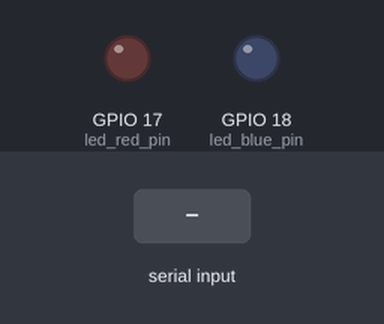
Bench run of a program on a simulated Raspberry Pi (BCM pin numbers). On the bench: output pins drawn as LEDs (lit = HIGH). The test bench sets the inputs (shaded band). What the program prints to the terminal is not drawn.

Above: at 1.2 s.
1.3 s: "n" typed at the terminal, then Enter
At 1.8 s:
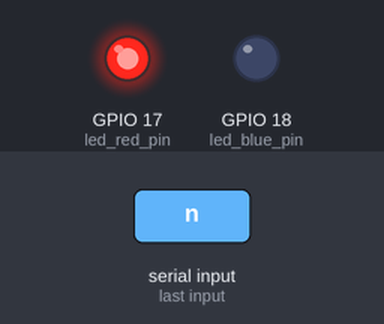
2.8 s: "5" typed at the terminal, then Enter
At 4.0 s:
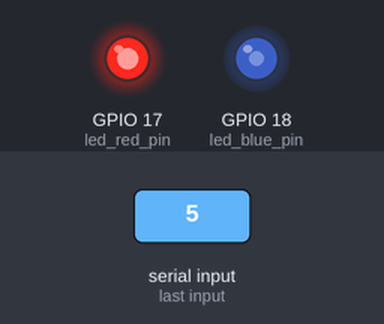
4.3 s: "f" typed at the terminal, then Enter
At 5.3 s:
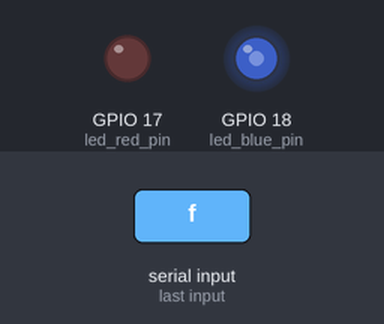
5.8 s: "t" typed at the terminal, then Enter
At 6.4 s:
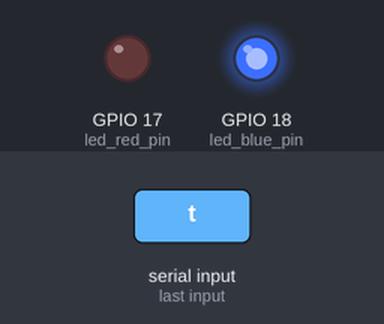
7.3 s: "n" typed at the terminal, then Enter
At 7.6 s:
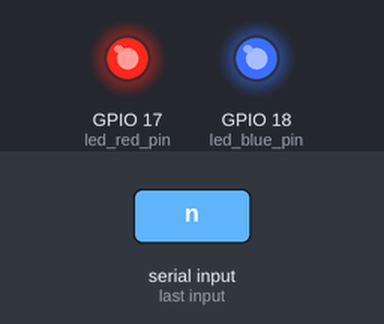
Timing chart, 0 to 9.8 s (numbered marks = the images above; inputs shaded):
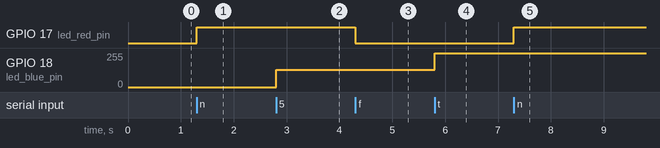

The program:

test7.py
```python
# 문제 풀이7
# 사용자 입력 다중 출력

# 라즈베리파이 보드의 GPIO 17번 LED 연결
# 라즈베리파이 보드의 GPIO 18번 LED 연결

# 사용자가 확인 할 수 있도록 처음에 print로 menu를 만들고 아래 로직을 만들어 주세요.

# n입력은 첫번째 LED 켜기
# F입력은 첫번쨰 LED 끄기
# 0입력은 두번째 LED 밝기 0%
# 5입력은 두번째 LED 밝기 50%
# t입력은 두번째 LED 밝기 100%
import RPi.GPIO as GPIO
import time

led_red_pin = 17
led_blue_pin = 18

GPIO.setmode(GPIO.BCM)

GPIO.setup(led_red_pin, GPIO.OUT)
GPIO.setup(led_blue_pin, GPIO.OUT)


GPIO.output(led_red_pin, False)

pwm_blue_led = GPIO.PWM(led_blue_pin, 1000.0)
pwm_blue_led.start(0.0) # 0.0~100.0

def showMenu():
	print("==<<MENU>>==");
	print("n. 빨간색 LED 켜기");
	print("f. 빨간색 LED 끄기");
	print("0. 파란색 LED 밝기 0%");
	print("5. 파란색 LED 밝기 50%");
	print("t. 파란색 LED 밝기 100%");

showMenu()

while True:
	userInput = input(">>>");
	print(userInput)
	if userInput == "n":
		GPIO.output(led_red_pin, True)
	elif userInput == "f":
		GPIO.output(led_red_pin, False)
	if userInput == "0":
		pwm_blue_led.ChangeDutyCycle(0)
	elif userInput == "5":
		pwm_blue_led.ChangeDutyCycle(50)
	elif userInput == "t":
		pwm_blue_led.ChangeDutyCycle(100)

pwm.stop()
GPIO.cleanup()
```

Measured:
- after the input at 1.3 s, GPIO 17 (led_red_pin): LOW → HIGH at once
- after the input at 2.8 s, GPIO 18 (led_blue_pin): 0/255 → 128/255 at once
- after the input at 4.3 s, GPIO 17 (led_red_pin): HIGH → LOW at once
- after the input at 5.8 s, GPIO 18 (led_blue_pin): 128/255 → 255/255 at once
- after the input at 7.3 s, GPIO 17 (led_red_pin): LOW → HIGH at once
